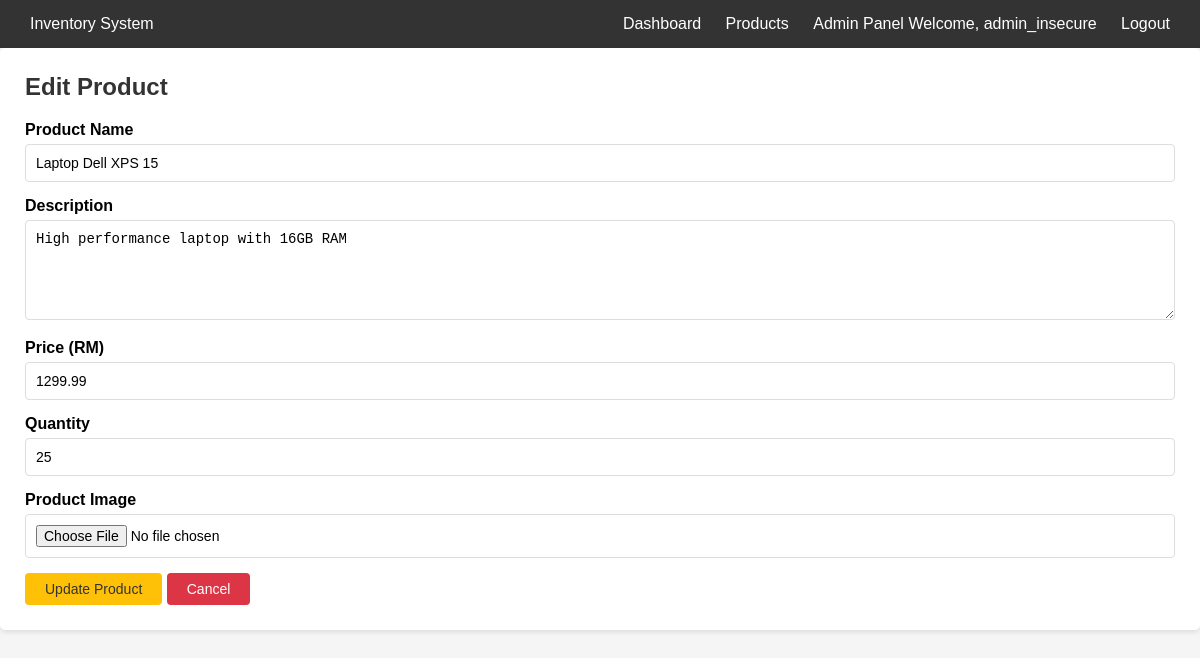
The page /Original/index.php?page=products&action=edit&id=1 (signed in) on the database its author committed.
### tables this page shows
CREATE TABLE IF NOT EXISTS products (
    id INT AUTO_INCREMENT PRIMARY KEY,
    name VARCHAR(100) NOT NULL,
    description TEXT,
    price DECIMAL(10,2) NOT NULL,
    quantity INT NOT NULL DEFAULT 0,
    image VARCHAR(255) DEFAULT NULL,
    user_id INT,
    created_at TIMESTAMP DEFAULT CURRENT_TIMESTAMP,
    FOREIGN KEY (user_id) REFERENCES users(id) ON DELETE SET NULL
);

### Original/Controllers/ProductController.php (called while the page is built, shortened)
<?php
require_once __DIR__ . '/../Models/Product.php';
class ProductController {
    private $productModel;
    public function __construct() {
        $this->productModel = new Product();
    }
    public function edit($id) {
        $product = $this->productModel->getProductById($id);
        require_once __DIR__ . '/../Views/products/edit.php';
    }
}
?>

### Original/Models/Database.php (called while the page is built, shortened)
<?php
class Database {
    private $conn;
    public function __construct() {
        $this->conn = mysqli_connect('localhost', 'root', '', 'inventory_db');
    }
    public function query($sql) {
        $result = mysqli_query($this->conn, $sql);
        return $result;
    }
    public function fetchOne($sql) {
        $result = $this->query($sql);
        return mysqli_fetch_assoc($result);
    }
}
?>

### Original/Models/Product.php (called while the page is built, shortened)
<?php
require_once __DIR__ . '/Database.php';
class Product {
    private $db;
    public function __construct() {
        $this->db = new Database();
    }
    public function getProductById($id) {
        $sql = "SELECT products.*, users.username FROM products LEFT JOIN users ON products.user_id = users.id WHERE products.id = $id";
        return $this->db->fetchOne($sql);
    }
}
?>

### Original/Views/products/edit.php (the view, shortened to what this page needs)
<?php require_once __DIR__ . '/../layout.php'; ?>
<div class="card">
    <h2>Edit Product</h2>
    <form method="POST" action="index.php?page=products&action=update&id=<?php echo $product['id']; ?>" enctype="multipart/form-data">
        <div class="form-group">
            <label>Product Name</label>
            <input type="text" name="name" value="<?php echo $product['name']; ?>">
        </div>
        <div class="form-group">
            <label>Description</label>
            <textarea name="description"><?php echo $product['description']; ?></textarea>
        </div>
        <div class="form-group">
            <label>Price (RM)</label>
            <input type="text" name="price" value="<?php echo $product['price']; ?>">
        </div>
        <div class="form-group">
            <label>Quantity</label>
            <input type="text" name="quantity" value="<?php echo $product['quantity']; ?>">
        </div>
        <div class="form-group">
            <label>Product Image</label>
            <input type="file" name="image">
        </div>
        <button type="submit" class="btn btn-warning">Update Product</button>
        <a href="index.php?page=products" class="btn btn-danger">Cancel</a>
    </form>
</div>

### Original/Views/layout.php (style rules this page uses)
* { margin: 0; padding: 0; box-sizing: border-box; }
body { font-family: Arial, sans-serif; background: #f5f5f5; }
.card { background: white; border-radius: 5px; padding: 25px; margin-bottom: 20px; box-shadow: 0 2px 5px rgba(0,0,0,0.1); }
.btn { display: inline-block; padding: 8px 20px; border: none; border-radius: 4px; cursor: pointer; text-decoration: none; font-size: 14px; color: white; }
.btn-danger { background: #dc3545; }
.btn-warning { background: #ffc107; color: #333; }
.form-group { margin-bottom: 15px; }
.form-group label { display: block; margin-bottom: 5px; font-weight: bold; }
.form-group input, .form-group textarea, .form-group select { width: 100%; padding: 10px; border: 1px solid #ddd; border-radius: 4px; font-size: 14px; }
.form-group textarea { height: 100px; resize: vertical; }
h1, h2 { margin-bottom: 20px; color: #333; }

### rows shown on the page
products: name "Laptop Dell XPS 15", description "High performance laptop with 16GB RAM", price "1299.99", quantity "25"

### other values the page prints
$username "admin_insecure"
